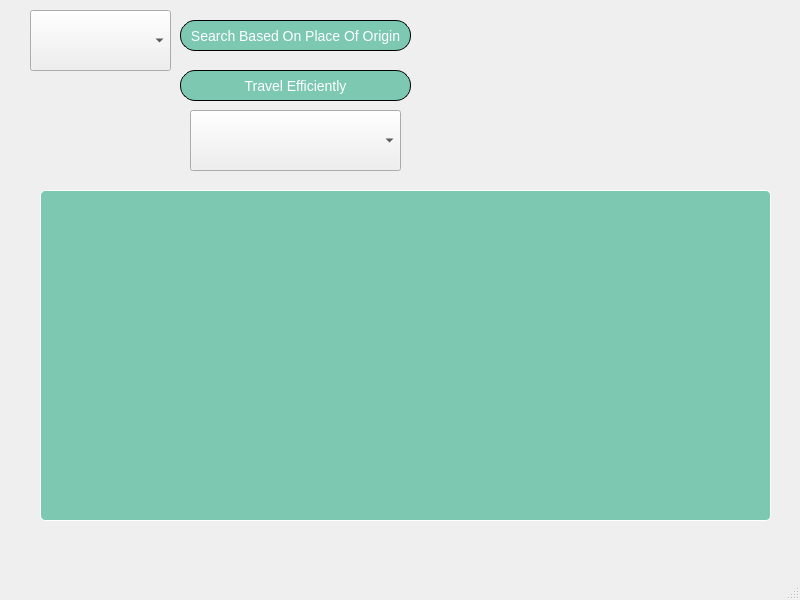
<?xml version="1.0" encoding="UTF-8"?>
<ui version="4.0">
 <class>EuropeanCities</class>
 <widget class="QMainWindow" name="EuropeanCities">
  <property name="geometry">
   <rect>
    <x>0</x>
    <y>0</y>
    <width>800</width>
    <height>600</height>
   </rect>
  </property>
  <property name="windowTitle">
   <string>European Cities</string>
  </property>
  <widget class="QWidget" name="centralwidget">
   <widget class="QTableView" name="tableView">
    <property name="geometry">
     <rect>
      <x>30</x>
      <y>180</y>
      <width>751</width>
      <height>351</height>
     </rect>
    </property>
    <property name="styleSheet">
     <string notr="true">QTableView{
background-color: #7cc8b1;
text-align: center;
color: white;
font-size: 10px;
border: 1px solid white;
border-radius: 5px;
margin: 10px;
padding: 10px;
}</string>
    </property>
   </widget>
   <widget class="QComboBox" name="comboBox">
    <property name="geometry">
     <rect>
      <x>30</x>
      <y>10</y>
      <width>141</width>
      <height>61</height>
     </rect>
    </property>
    <property name="cursor">
     <cursorShape>PointingHandCursor</cursorShape>
    </property>
    <property name="styleSheet">
     <string notr="true"/>
    </property>
    <property name="currentText">
     <string/>
    </property>
   </widget>
   <widget class="QPushButton" name="pushButton">
    <property name="geometry">
     <rect>
      <x>180</x>
      <y>20</y>
      <width>231</width>
      <height>31</height>
     </rect>
    </property>
    <property name="font">
     <font>
      <family>Arial</family>
      <pointsize>-1</pointsize>
     </font>
    </property>
    <property name="cursor">
     <cursorShape>PointingHandCursor</cursorShape>
    </property>
    <property name="styleSheet">
     <string notr="true">QPushButton{
text-align: center;
color: white;
font-size: 14px;
background-color: #7cc8b1;
border: 1px solid black;
border-radius: 15px;
}</string>
    </property>
    <property name="text">
     <string>Search Based On Place Of Origin</string>
    </property>
   </widget>
   <widget class="QPushButton" name="pushButton_2">
    <property name="geometry">
     <rect>
      <x>180</x>
      <y>70</y>
      <width>231</width>
      <height>31</height>
     </rect>
    </property>
    <property name="font">
     <font>
      <family>Arial</family>
      <pointsize>-1</pointsize>
     </font>
    </property>
    <property name="cursor">
     <cursorShape>PointingHandCursor</cursorShape>
    </property>
    <property name="styleSheet">
     <string notr="true">QPushButton{
text-align: center;
color: white;
font-size: 14px;
background-color: #7cc8b1;
border: 1px solid black;
border-radius: 15px;
}</string>
    </property>
    <property name="text">
     <string>Travel Efficiently</string>
    </property>
   </widget>
   <widget class="QComboBox" name="comboBox_2">
    <property name="geometry">
     <rect>
      <x>190</x>
      <y>110</y>
      <width>211</width>
      <height>61</height>
     </rect>
    </property>
    <property name="cursor">
     <cursorShape>PointingHandCursor</cursorShape>
    </property>
    <property name="styleSheet">
     <string notr="true"/>
    </property>
    <property name="currentText">
     <string/>
    </property>
   </widget>
  </widget>
  <widget class="QMenuBar" name="menubar">
   <property name="geometry">
    <rect>
     <x>0</x>
     <y>0</y>
     <width>800</width>
     <height>22</height>
    </rect>
   </property>
  </widget>
  <widget class="QStatusBar" name="statusbar"/>
 </widget>
 <resources/>
 <connections/>
</ui>
